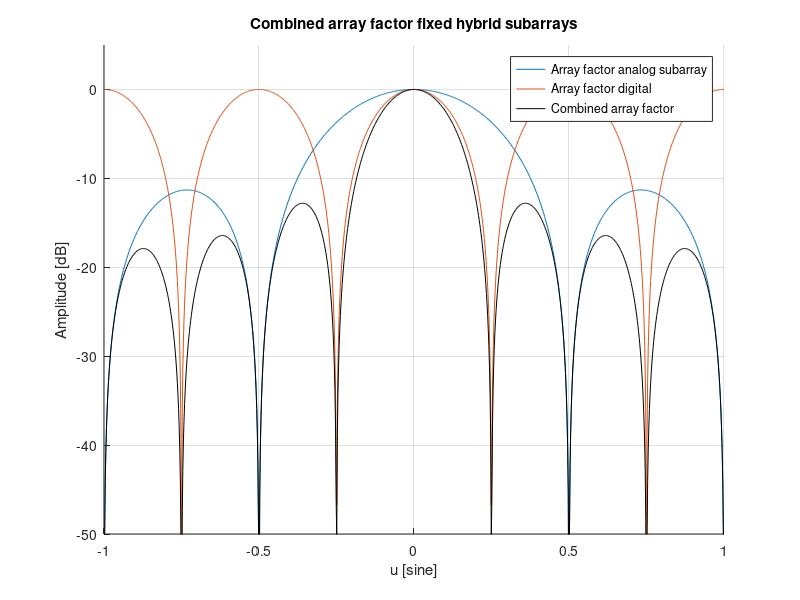

Reproduce this figure in MATLAB.

% Init Matlab. 
clearvars
close all
clc

% Init element spacing. 
fc = 10e9; 
c = 3e8; 
lambda = c / fc; 
dx_ana = lambda/2;
dx_dig = 2*lambda; 
dx_comb = dx_ana; 
N_ana = 4; 
N_dig = 2; 
N_comb = 8; 

% Obtain k. 
k = 2*pi/lambda; 

% Define u vector. 
nof_u = 1024; 
u = linspace(-1, 1, nof_u); 

% Obtain beam pattern analog subarray. 
taper_ana = ones(N_ana, 1); 
x_ana = (0:dx_ana:(N_ana-1)*dx_ana).'; 
af_ana = sum(taper_ana.*exp(1j*k*u.*x_ana)); 
af_ana = af_ana ./ max(abs(af_ana));
af_ana_db = 20*log10(abs(af_ana)); 

% Obtain digital weights. 
taper_dig = ones(N_dig, 1); 
digital_steer = 0; 
u_steer = sind(-digital_steer);
steer_vec = [1; exp(1j*k*u_steer*dx_dig)]; 
taper_dig = taper_dig .* steer_vec; 

% Obtain beam pattern digital.
x_dig = (0:dx_dig:(N_dig-1)*dx_dig).'; 
af_dig = sum(taper_dig.*exp(1j*k*u.*x_dig)); 
af_dig = af_dig ./ max(abs(af_dig));
af_dig_db = 20*log10(abs(af_dig));

% Calculate combined array factor. 
af_comb = af_ana .* af_dig; 
af_comb_db = 20*log10(abs(af_comb)); 

% Init p, legend_vec. 
p = [];
legend_vec = {};

% Find y_max. 
y_max = max([af_ana_db af_dig_db af_comb_db]);
y_lim_vec = y_max + [-50 5]; 

% Create figure. 
fig = figure; 
grid on 
hold on
p(1) = plot(u, af_ana_db);
legend_vec{1} = 'Array factor analog subarray'; 
p(2) = plot(u, af_dig_db);
legend_vec{2} = 'Array factor digital'; 
p(3) = plot(u, af_comb_db, 'k');
legend_vec{3} = 'Combined array factor';
xlabel('u [sine]');
ylabel('Amplitude [dB]'); 
title('Combined array factor fixed hybrid subarrays');
legend(p, legend_vec); 
ylim(y_lim_vec);

% Save figure. 
if digital_steer == 0
    file_name = 'no_steer'; 
else 
    file_name = sprintf('steer_%d_degrees', digital_steer);
end 
saveas(fig, [file_name '.emf']); 
